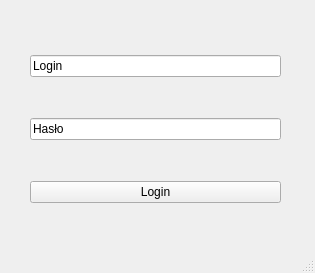
<?xml version="1.0" encoding="UTF-8"?>
<ui version="4.0">
 <class>LoginWindow</class>
 <widget class="QMainWindow" name="LoginWindow">
  <property name="geometry">
   <rect>
    <x>0</x>
    <y>0</y>
    <width>315</width>
    <height>273</height>
   </rect>
  </property>
  <property name="windowTitle">
   <string>MainWindow</string>
  </property>
  <widget class="QWidget" name="centralwidget">
   <widget class="QWidget" name="verticalLayoutWidget">
    <property name="geometry">
     <rect>
      <x>30</x>
      <y>20</y>
      <width>251</width>
      <height>221</height>
     </rect>
    </property>
    <layout class="QVBoxLayout" name="verticalLayout">
     <item>
      <widget class="QLineEdit" name="loginTextBox">
       <property name="text">
        <string>Login</string>
       </property>
      </widget>
     </item>
     <item>
      <widget class="QLineEdit" name="passwordTextBox">
       <property name="text">
        <string>Hasło</string>
       </property>
       <property name="placeholderText">
        <string/>
       </property>
      </widget>
     </item>
     <item>
      <widget class="QPushButton" name="LoginButton">
       <property name="text">
        <string>Login</string>
       </property>
      </widget>
     </item>
    </layout>
   </widget>
  </widget>
  <widget class="QStatusBar" name="statusbar"/>
 </widget>
 <resources/>
 <connections/>
</ui>
